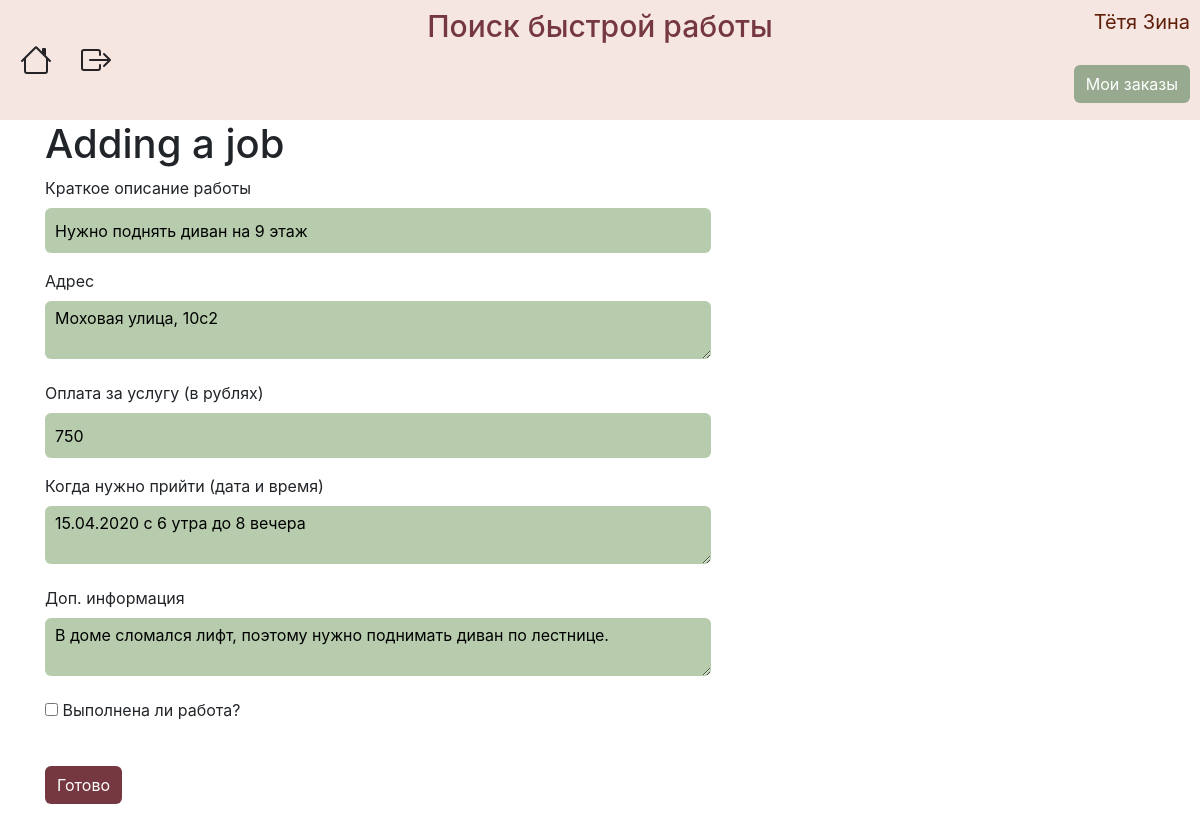
The app's page /addjob/1 (signed in) with its own data.
### data/users.py (models this page shows, shortened)
class User(SqlAlchemyBase, UserMixin):
    __tablename__ = 'users'
    id = sqlalchemy.Column(sqlalchemy.Integer, primary_key=True, autoincrement=True)
    surname = sqlalchemy.Column(sqlalchemy.String, nullable=True)
    name = sqlalchemy.Column(sqlalchemy.String, nullable=True)
    employment = sqlalchemy.Column(sqlalchemy.String, nullable=True)
    email = sqlalchemy.Column(sqlalchemy.String, index=True, unique=True, nullable=True)
    hashed_password = sqlalchemy.Column(sqlalchemy.String, nullable=True)
    info = sqlalchemy.Column(sqlalchemy.String, nullable=True)
    vk_id = sqlalchemy.Column(sqlalchemy.String, nullable=True)
    job = orm.relation("Jobs", back_populates='user')

### data/jobs.py (models this page shows)
class Jobs(SqlAlchemyBase):
    __tablename__ = 'jobs'
    id = sqlalchemy.Column(sqlalchemy.Integer,
                           primary_key=True, autoincrement=True)
    employer = sqlalchemy.Column(sqlalchemy.Integer, sqlalchemy.ForeignKey("users.id"))
    description = sqlalchemy.Column(sqlalchemy.String)
    salary = sqlalchemy.Column(sqlalchemy.Integer)
    address = sqlalchemy.Column(sqlalchemy.String)
    info = sqlalchemy.Column(sqlalchemy.String, nullable=True)
    date = sqlalchemy.Column(sqlalchemy.String)
    coords = sqlalchemy.Column(sqlalchemy.String)
    is_finished = sqlalchemy.Column(sqlalchemy.Boolean, default=False)
    employee = sqlalchemy.Column(sqlalchemy.Integer, default=0)
    user = orm.relation('User')

### data/jobs_api.py (the view, shortened to what this page needs)
@blueprint.route('/addjob/<int:job_id>', methods=['GET', 'POST'])
@login_required
def edit_job(job_id):
    form = JobsForm()
    session = db_session.create_session()
    job = session.query(Jobs).filter(Jobs.id == job_id, Jobs.employer == current_user.id).first()
    if request.method == "GET":
        if job:
            form.description.data = job.description
            form.address.data = job.address
            form.salary.data = job.salary
            form.date.data = job.date
            form.info.data = job.info
            form.is_finished.data = job.is_finished
        else:
            abort(404)
    return render_template('edit_job.html', title='Редактирование работы', form=form)

### data/db_session.py (called while the page is built)
def create_session() -> Session:
    global __factory
    return __factory()

### main.py (called while the page is built)
def main():
    db_session.global_init("db/jobs.db")
    @login_manager.user_loader
    def load_user(user_id):
        session = db_session.create_session()
        return session.query(User).get(user_id)
    app.register_blueprint(jobs_api.blueprint)
    app.register_blueprint(user_api.blueprint)
    @app.errorhandler(404)
    def not_found(error):
        return make_response(jsonify({'error': 'Not found'}), 404)
    app.run()

### templates/edit_job.html (shortened to what this page needs)
{% extends "base.html" %}
{% block content %}
<h1>Adding a job</h1>
<form action="" method="post">
    <p>
        {{ form.description.label }}<br>
        {{ form.description(class="edit-job-form") }}<br>
    </p>
    <p>
        {{ form.address.label }}<br>
        {{ form.address(class="edit-job-form") }}<br>
    </p>
    <p>
        {{ form.salary.label }}<br>
        {{ form.salary(class="edit-job-form") }}<br>
    </p>
    <p>
        {{ form.date.label }}<br>
        {{ form.date(class="edit-job-form") }}<br>
    </p>
    <p>
        {{ form.info.label }}<br>
        {{ form.info(class="edit-job-form") }}<br>
    </p>
    <p>{{ form.is_finished() }} {{ form.is_finished.label }}</p>
    <p>{{ form.submit(type="submit", class="edit-job-ready-btn") }}</p>
</form>
{% endblock %}

### templates/base.html (shortened to what this page needs)
<!doctype html>
<html lang="en">
<head>
    <link rel="stylesheet" type="text/css" href="/static/css/style.css"/>
    <link rel="stylesheet"
          href="https://stackpath.bootstrapcdn.com/bootstrap/4.4.1/css/bootstrap.min.css"
>
</head>
<body>
<div class="menu">
    <nav class="navbar">
        <a class="home" href="/">
        </a>
        {% if current_user.is_authenticated %}
        <a class="exit" href="/logout">
        </a>
        {% if current_user.is_authenticated and current_user.employment == 'Работодатель' %}
        <div class="my_orders">
            <a href="/myjobs">Мои заказы</a>
        </div>
        {% endif %}
        {% else %}
        <p>
        <div class="register"><a href="/register">Зарегистрироваться</a></div>
        <div class="login"><a href="/login">Войти</a></div>
        </p>
        {% endif %}
        <h2 class="title">
            Поиск быстрой работы
        </h2>
        <p class="username">{{ current_user.surname }} {{ current_user.name }}</p>
    </nav>
</div>
<main role="main" class="container">
    {% block content %}{% endblock %}
</main>
</body>
</html>

### static/css/style.css (style rules this page uses)
.menu { background: #f5e6e1; height: 120px; }
.home { position: absolute; left: 20px; margin-top: 60px; color: #242225; }
.exit { position: absolute; left: 80px; margin-top: 60px; color: #242225; }
.my_orders a { position: absolute; right: 10px; margin-top: 35px; background-color: #97a98f; color: #fff; border-radius: 6px; padding: 7px 12px 7px 12px; }
.username { position: absolute; font-size: 20px; right: 10px; color: #5f1e08; }
.title { font-size: 30px; margin-left: auto; margin-right: auto; color: #753840; }
form { width: 60%; }
.edit-job-form { width: 100%; border: none; border-radius: 6px; min-height: 45px; padding: 5px 5px 5px 10px; background-color: #b7ccad; }
.edit-job-ready-btn { background-color: #753840; border: none; color: #fff; border-radius: 6px; padding: 7px 12px 7px 12px; margin-top: 20px; }

### records on screen
User: surname "Тётя", name "Зина"
Jobs: description "Нужно поднять диван на 9 этаж", address "Моховая улица, 10с2", salary "750", date "15.04.2020 с 6 утра до 8 вечера", info "В доме сломался лифт, поэтому нужно поднимать диван по лестнице."
